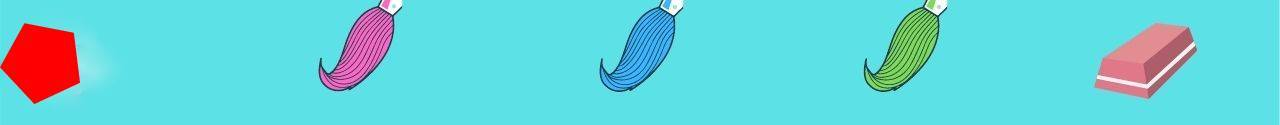
#> input picture opencv/murtazaNew/Virtual Painter/pic/0.jpg, 1280 x 125 px, given in place of the camera
$ python PaintPoject1.py
#> lines starting #> are read from the running program, lines starting #| are printed output that depends on the picture; after the words box and inside, x2 and y2 are one past the last pixel; in counts of white or black regions, pixels touching at a corner belong together
#> further down, img is the input picture: shape (125, 1280, 3); mean B, G, R 215.9, 210.2, 102.2
"""
 virtualpaint: project1

Murtaza's    1:55:00 2:01:00 2:15:00
 https://www.youtube.com/watch?v=WQeoO7MI0Bs&list=PLMoSUbG1Q_r9p7iYBg6z6tZP002DAJ41H
 https://github.com/murtazahassan/Learn-OpenCV-in-3-hours/blob/master/project1.py
 """


# myColors:
# Each  item has 6 number that defines the (hue,sat, value) min and max values
# in the HSL model
# [h_min, s_min, v_min, h_max, s_max, v_max]
# To find the values Use the 'Resource/colorPicker.py' demo in 1:53:00 in
# the youtube film.


'''
day_colors
   blue      90, 118, 105, 114, 194, 255
   red      144, 126, 0,   179, 248, 255
   orange     0, 75,  201, 42,  233, 255
   yellow    17, 29,  243, 35,  162, 255

night_colors
   orange 0,70, 190, 76, 190,255
'''
import cv2
import numpy as np


frameWidth = 640
frameHeight = 480
cap = cv2.VideoCapture(0)
cap.set(3, frameWidth)
cap.set(4, frameHeight)
bright = 150
cap.set(10, bright)

#      [h_min, s_min, v_min,     h_max, s_max, v_max]
night_colors = [
            [0, 70, 190,   76, 190, 255],
            [133,56, 0,   159, 156, 255],
            [57, 76, 0,   100, 255, 255],
            [90, 48, 0,   118, 255, 255]
          ]

day_colors = [
            [0, 75,  201, 42,  233, 255],
            [133,56, 0, 159, 156, 255],
            [57, 76, 0, 100, 255, 255],
            [90, 48, 0, 118, 255, 255]
          ]


## BGR  colors list each item will represent a range of colors
## index in the list is the ID of the color
myColorValues = [[51,153,255],
                 [0,0,255],
                 [0,255,0],
                 [255,0,0]]


 # colorId  index in 'myColorValues' list
myPoints =  []  ## [x , y , colorId ]


def findColor(img,myColors ,myColorValues):
    imgHSV = cv2.cvtColor(img, cv2.COLOR_BGR2HSV)
#> imgHSV: shape (125, 1280, 3); mean H, S, V 92.2, 152.1, 226.5
    count = 0
    newPoints = []
    for color in myColors: # Scan all colors  in the  myColors list
      lower = np.array(color[0:3])#min colors values
      upper = np.array(color[3:6])#max colors values
      mask = cv2.inRange(imgHSV, lower, upper)
      #If the elements lies between  upper lower bounds returns 255, else
      # returns 0

      x, y = getContours(mask)#Mask contain only pixels in the range
      cv2.circle(imgResult, (x, y),  2, myColorValues[count], cv2.FILLED)
      if x != 0 and y != 0:
          newPoints.append([x, y, count])
      count += 1# move to the next line in the 'day_colors' list
#> this loop made 4 passes
#> (x, y) on passes 1 to 4: (0, 0), (355, 7), (640, 0), (640, 0)
#> pass 1, in findColor, `mask = cv2.inRange(imgHSV, lower, upper)`:
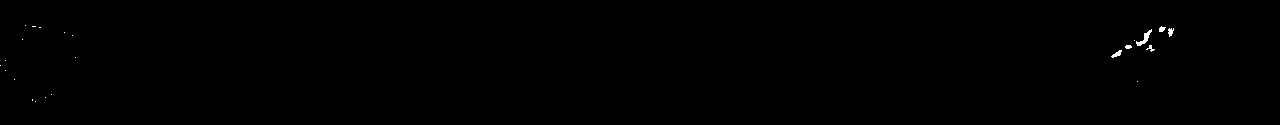
#> mask: shape (125, 1280); 0.16% white; 23 white regions (17 under 20 px), largest, box (x1, y1, x2, y2) and area: (1136, 29, 1152, 46) 88, (1111, 50, 1122, 58) 42, (1168, 28, 1174, 37) 35, (1159, 26, 1166, 32) 28, (1146, 45, 1155, 52) 25, (1125, 45, 1132, 49) 23
#> pass 2, in findColor, `mask = cv2.inRange(imgHSV, lower, upper)`:
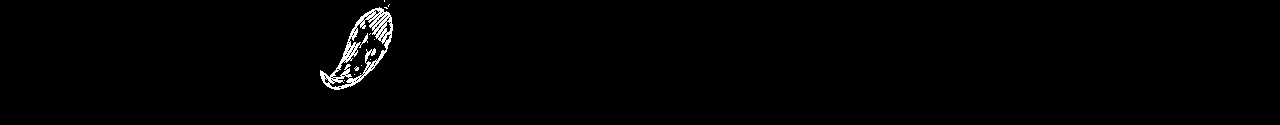
#> mask: shape (125, 1280); 1% white in thin lines or dots, all inside (x1, y1, x2, y2) = (320, 0, 393, 90)
#> pass 3, in findColor, `mask = cv2.inRange(imgHSV, lower, upper)`:
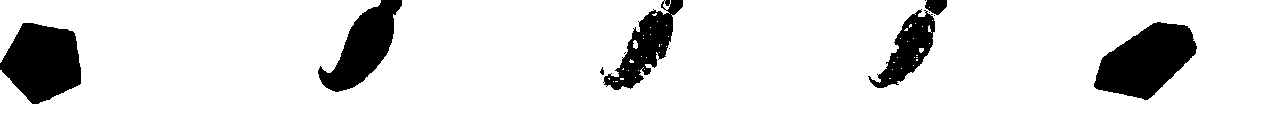
#> mask: shape (125, 1280); 88.4% white; 12 black regions (5 under 20 px), largest, box (x1, y1, x2, y2) and area: (1094, 22, 1197, 100) 5011, (0, 23, 81, 104) 4717, (318, 0, 402, 92) 3598
#> after the loop: imgResult: shape (125, 1280, 3); 0.02% of pixels changed, all inside (x1, y1, x2, y2) = (0, 0, 643, 10)
#> after the loop:
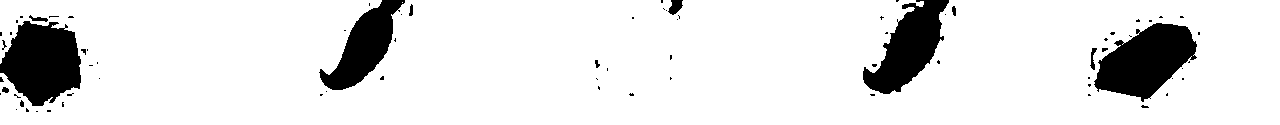
#> mask: shape (125, 1280); 88.7% white; 77 black regions (64 under 20 px), largest, box (x1, y1, x2, y2) and area: (1094, 23, 1197, 102) 4931, (0, 21, 81, 106) 4907, (863, 0, 949, 94) 4027
#> after the loop, count = 4; newPoints = [[355, 7, 1]]

    return newPoints

def getContours(img):
  contours,hierarchy = cv2.findContours(img, cv2.RETR_EXTERNAL, cv2.CHAIN_APPROX_NONE)
  x,y,w,h = 0,0,0,0
  for cnt in contours:
       area = cv2.contourArea(cnt)
       if area > 500:
        #cv2.drawContours(imgResult, cnt, -1, (23, 25, 230), 2)
        peri = cv2.arcLength(cnt, True)# closed shapes ==> True
        approx = cv2.approxPolyDP(cnt, 0.02 * peri, True) # closed shapes ==> True
        x, y, w, h = cv2.boundingRect(approx)
  return x + w // 2, y  # return x center point and y point


def drawOnCanvas(myPoints, myColorValues):
  for point in myPoints:
       #x index:point[0], y index::point[1], color id:point[2]
      cv2.circle(imgResult, (point[0], point[1]), 10,
                      myColorValues[point[2]], cv2.FILLED)


#----------   Main   program -----------------
while True:
    success, img = cap.read()
    imgResult = img.copy()

    newPoints = findColor(img, day_colors, myColorValues)
#> newPoints = [[355, 7, 1]]
    # All the points are kept in the list 'myPoints'
    # the are all  re-drawn over and over again
    if len(newPoints) != 0:
        for newP in newPoints:
            myPoints.append(newP)
#> this loop made 1 pass
#> after the loop, myPoints = [[355, 7, 1]]
    if len(myPoints) != 0:
       drawOnCanvas(myPoints, myColorValues)
#> the loop in drawOnCanvas, `for point in myPoints:` made 1 pass
#> after the loop in drawOnCanvas, `for point in myPoints:`:
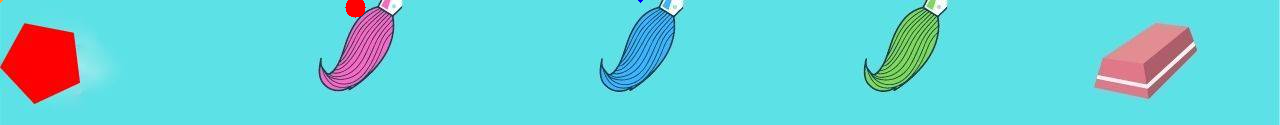
#> imgResult: shape (125, 1280, 3); mean B, G, R 215.5, 209.8, 102.5


    cv2.imshow("Result", imgResult)
    if cv2.waitKey(1) & 0xFF == ord('q'):
#> (key q is pressed here)
        break
